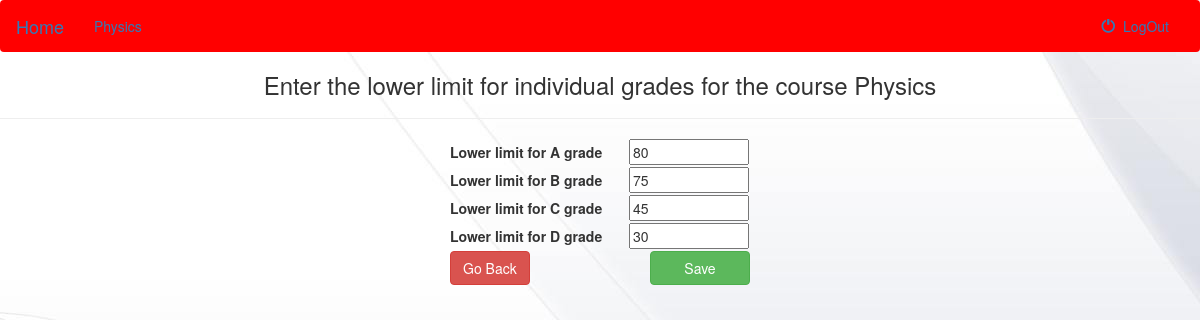
/authenticated/1/setcriteria/ (signed in), run on the app's committed database.
### gms/models.py (models this page shows)
class Courses(models.Model):
    course_name = models.CharField(max_length=30)
    credit = models.PositiveSmallIntegerField(default=3)
    faculty = models.ForeignKey('Faculty',on_delete=models.PROTECT,null=True)
    students = models.ManyToManyField('Student')
    a = models.PositiveSmallIntegerField(default=80)
    b = models.PositiveSmallIntegerField(default=60)
    c = models.PositiveSmallIntegerField(default=40)
    d = models.PositiveSmallIntegerField(default=20)
    def __str__(self):
        return self.course_name

### gms/views.py (the view)
# urls.py: url(r'^authenticated/(?P<course_no>[0-9]+)/setcriteria/$',setcriteria,name='setcriteria'),
@cache_control(no_cache=True, must_revalidate=True, no_store=True)
def setcriteria(request,course_no):
	usertype="NULL"
	if request.user.is_authenticated:
		try:
			userTemp=Faculty.objects.get(username=request.user.username,password=request.user.password)
			usertype="Faculty"
		except Faculty.DoesNotExist:
			return redirect('/logout/')
		if (usertype=="Faculty"):
			courses=userTemp.courses_set.all()
			course=courses[int(course_no)-1]
			if request.method=='POST':
				grade_a=request.POST['grade_a']
				grade_b=request.POST['grade_b']
				grade_c=request.POST['grade_c']
				grade_d=request.POST['grade_d']
				if (grade_a<=grade_b or grade_b<=grade_c or grade_c<=grade_d):
					error=request.session.pop('error',True)
					return render(request, "setcriteria.html", {'error':error, 'course':course, 'course_no':int(course_no)})
				else :
					course.a=grade_a
					course.b=grade_b
					course.c=grade_c
					course.d=grade_d
					course.save()
					return redirect("/authenticated/" + str(course_no)+"/",{'faculty':userTemp, 'course':course,'course_no':int(course_no)})
			else :
				return render(request, "setcriteria.html",{'course':course,'course_no':int(course_no)})
		else:
			return redirect('/logout/');
	else:
		return redirect('/logout/')

### gms/template/setcriteria.html (shortened to what this page needs)
<!DOCTYPE html>
<html>
<head>
	{%load staticfiles%}
	<link rel="stylesheet" href="https://maxcdn.bootstrapcdn.com/bootstrap/3.3.6/css/bootstrap.min.css">
	<link rel="stylesheet" type="text/css" href="{% static 'gms/style_setcriteria.css' %}"/>
</head>
<body>
	<nav class="navbar" style="background-color: red;">
		<div class="container-fluid">
		<div class="navbar-header">
			<a class="navbar-brand" href="/authenticated/">Home</a>
		</div>
		<div class="collapse navbar-collapse" id="topNavBar">
			<ul class="nav navbar-nav">
				<li class="active">
					<a href="/authenticated/{{course_no}}">{{course.course_name}}</a>
				</li>
			</ul>
			<ul class="nav navbar-nav navbar-right">
				<li class="">
					<a href="/logout/">
						<span class="glyphicon glyphicon-off" aria-hidden="true"></span>&nbsp;
						LogOut
					</a>
				</li>
			</ul>
		</div>
		</div>
	</nav>
	<h3 style="text-align: center;">Enter the lower limit for individual grades for the course {{course}}</h3>
	<hr>
	<div style="width:300px; margin:0 auto;">
		<form action="/authenticated/{{course_no}}/setcriteria/" method="post">
			<label>Lower limit for A grade</label>
		    <input type="number" id="grade_a" name="grade_a" value="{{course.a}}" min="{{course.b}}" max="99" required><br>
		    <label>Lower limit for B grade</label>
		    <input type="number" id="grade_b" name="grade_b" value="{{course.b}}" min="{{course.c}}" max="{{course.a}}" required><br>
		    <label>Lower limit for C grade</label>
		    <input type="number" id="grade_c" name="grade_c" value="{{course.c}}" min="{{course.d}}" max="{{course.b}}" required><br>
		    <label>Lower limit for D grade</label>
		    <input type="number" id="grade_d" name="grade_d" value="{{course.d}}" min="0" max="{{course.c}}" required><br>
		  	<button class="btn btn-success" type="submit" style="float: right;width: 100px;" >  Save  </button>
		</form>
		<a href="/authenticated/{{course_no}}" style="float: left;"  class="btn btn-danger">Go Back</a>
	</div>
</body>
</html>

### gms/static/gms/style_setcriteria.css (style rules this page uses)
body { background :white url("images/bg.jpg"); }
form { background: rgba(255,255,255,0.1); }
label { width: 175px; }
input { width: 120px; }

### data on the page
Courses: course_name "Physics", grade_a "80", grade_b "75", grade_c "45", grade_d "30"
